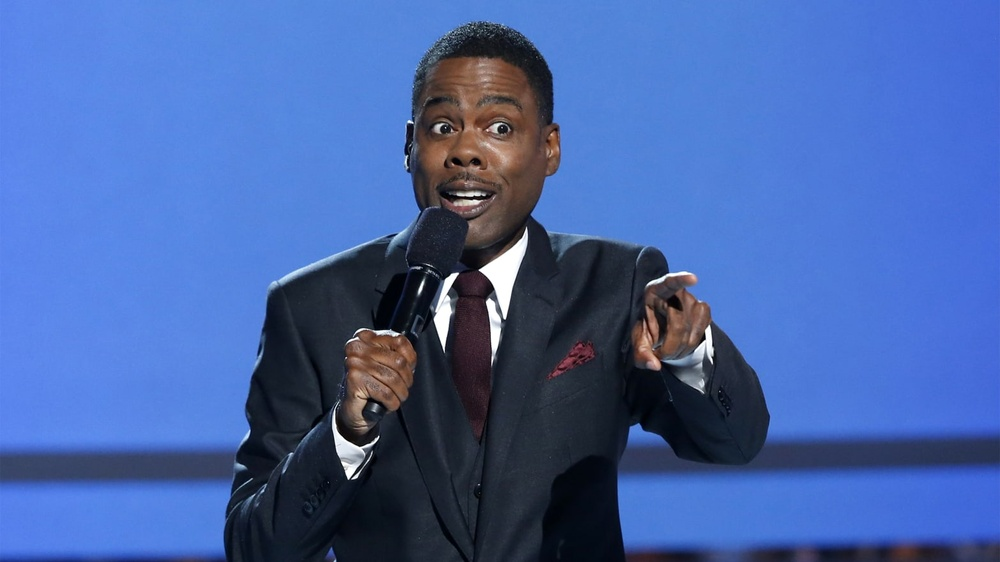
#> input picture source_code/data/skin_detection_color/150401-williams-chris-rock-tease_e5ok62.jpeg, 1000 x 562 px, shrunk from 1566 x 880 before the run; its folder holds only this picture in this run
$ python -i skin_detection_specific.py   (imports and definitions only)
#> lines starting #> are read from the running program, lines starting #| are printed output that depends on the picture; after the words box and inside, x2 and y2 are one past the last pixel; in counts of white or black regions, pixels touching at a corner belong together
#> further down, picture is the input picture: shape (562, 1000, 3); mean B, G, R 166.6, 100.3, 70
### source_code/modules/utils.py
## Imports ##
import cv2
from matplotlib import cm
from matplotlib import colors
import matplotlib.pyplot as plt
from mpl_toolkits.mplot3d import Axes3D
import numpy as np


## Functions ##


#  A function to load an RGB image and display it
#
#  @param path_to_image: The path to the image we want to load
#  @return the image encoded in RGB
# [16 lines left out: functions load_and_show_rgb_image, load_rgb_image, not called in this run]


#  A function to load a gray scale image
#
#  @param path_to_image: The path to the image we want to load
#  @return the image encoded in graysacle
def load_gray_image(path_to_image):
    img = cv2.imread(path_to_image, 0)
    return img


#  A function to display an RGB image
#
#  @param image_rgb : the image encoded in RGB that we want to display
def show_color(imageRGB):
    plt.imshow(imageRGB)
    plt.show()


#  A function to display a grayscale image
#
#  @param image_rgb : the image encoded in RGB that we want to display
def show_gray(image_gray):
    plt.imshow(image_gray, cmap='gray')
    plt.show()


#  A fonction to convert an image from RGB to HSV

#  @param imageRGB : the image encoded in RGB that we want to convert
#  @returns the image encoded in HSV
def get_HSV_image(imageRGB):
    return cv2.cvtColor(imageRGB, cv2.COLOR_RGB2HSV)


#  A fonction to convert an image from RGB to LAB

#  @param imageRGB : the image encoded in RGB that we want to convert
#  @returns the image encoded in LAB
def get_LAB_image(imageRGB):
    return cv2.cvtColor(imageRGB, cv2.COLOR_RGB2LAB)
#> returned value: shape (562, 1000, 3); mean of channels 0, 1, 2 123.9, 151.4, 155.6


#  A fonction to convert an image from RGB to YCrCb

#  @param imageRGB : the image encoded in RGB that we want to convert
#  @returns the image encoded in YCrCb
def get_YCC_image(imageRGB):
    return cv2.cvtColor(imageRGB, cv2.COLOR_RGB2YCrCb)


#  A fonction to plot the repartition of the pixels of the image in the RGB color space
#
#  @param imageRGB : the image we want to analyse encoded in RGB
# [99 lines left out: functions plot_RGB_color_space, plot_HSV_color_space, plot_LAB_color_space, plot_YCC_color_space, not called in this run]

### source_code/modules/skin_detection_specific.py
## Imports ##
import cv2
import numpy as np

from utils import get_LAB_image, get_YCC_image


## Functions ##

#  A function to enhance a mask before applying it by removing isolated points and filling the holes in a skin zone
#
#  @param mask : the mask to enhance (as a grayscale image)
#  @returns the enhanced mask
def enhance_mask(mask):
    # First we remove the very isolated pixels
    temp = remove_very_isolated_pixels(mask)

    # Then we fill the holes using the following kernel and the openCV closing function
    kernel_closing = np.ones((10, 10), np.uint8)
    closing = cv2.morphologyEx(temp, cv2.MORPH_CLOSE, kernel_closing)

    # Finally we remove the big groups of isolated pixels
    final = remove_isolated_group_of_pixels(closing)
    return final


#  A function to remove very isolated pixels from a mask
#
#  @params mask : the mask to process
#  @returns a mask where all very isolated pixels have been removed
def remove_very_isolated_pixels(mask):

    # We apply a blur to the mask to change the color of isolated points from white to grey
    mask_clean = cv2.blur(mask, (3, 3))

    # We apply a treshold to remove all grey points from the mask
    ret, mask_clean = cv2.threshold(mask_clean, 230, 255, cv2.THRESH_BINARY)

    return mask_clean


#  A function to remove group of isolated pixels from a mask
#
#  @params mask : the mask to process
#  @returns a mask where all group of isolated pixels have been removed
def remove_isolated_group_of_pixels(mask):

    # We apply a blur to the mask to change the color of globally isolated points from white to grey
    mask_clean = cv2.blur(mask, (10, 10))

    # We apply a treshold to remove certain grey points from the mask
    ret, mask_clean = cv2.threshold(mask_clean, 170, 255, cv2.THRESH_BINARY)

    return mask_clean


#  A function to detect skin pixels on a picture, being particularly suited to the counting on fingers use case
#
#  @param imageRGB : the image to analyse in RGB
#  @returns the image with only the pixels indetified as skin still visible
def skin_detection_specific(imageRGB):

    # We define the limits in LAB coordinate for our first mask, enhance it and finally apply it
    LAB_limit_inf = (50, 135, 130)
    LAB_limit_sup = (230, 175, 255)
    mask1 = cv2.inRange(get_LAB_image(imageRGB), LAB_limit_inf, LAB_limit_sup)
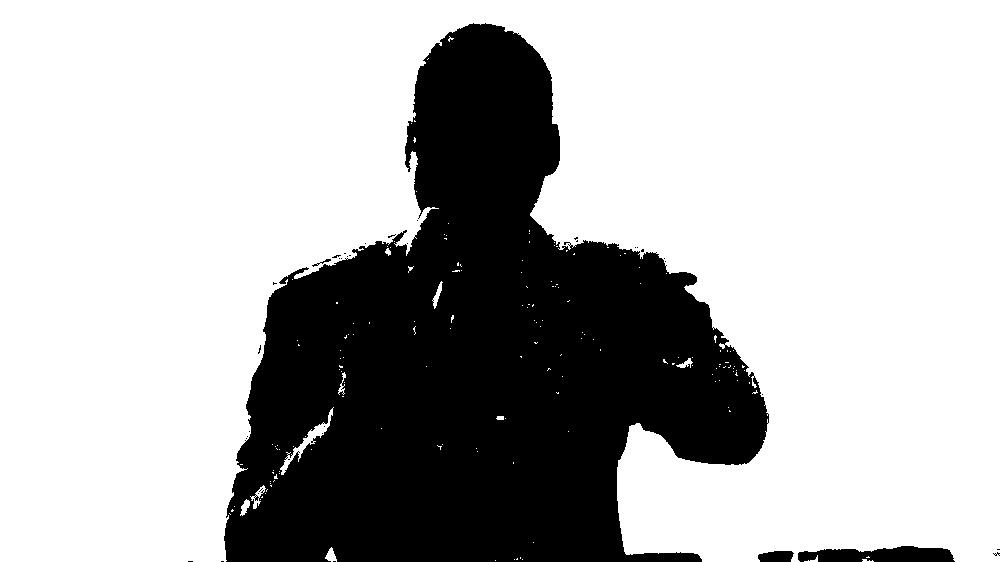
#> mask1: shape (562, 1000); 70.4% white; 37 black regions (33 under 20 px), largest, box (x1, y1, x2, y2) and area: (224, 23, 769, 562) 163874, (798, 546, 955, 562) 1915, (758, 551, 794, 562) 340, (312, 259, 331, 267) 36
    enhanced_mask1 = enhance_mask(mask1)
#> in remove_very_isolated_pixels, `ret, mask_clean = cv2.threshold(mask_clean, 230, 255, cv2.THRESH_BINARY)`: mask_clean: shape (562, 1000); 69.6% white; 7 black regions (2 under 20 px), largest, box (x1, y1, x2, y2) and area: (220, 22, 770, 562) 168161, (797, 545, 956, 562) 2176, (757, 550, 795, 562) 405, (992, 548, 1000, 557) 52, (257, 344, 262, 355) 40
#> in enhance_mask, `closing = cv2.morphologyEx(temp, cv2.MORPH_CLOSE, kernel_closing)`:
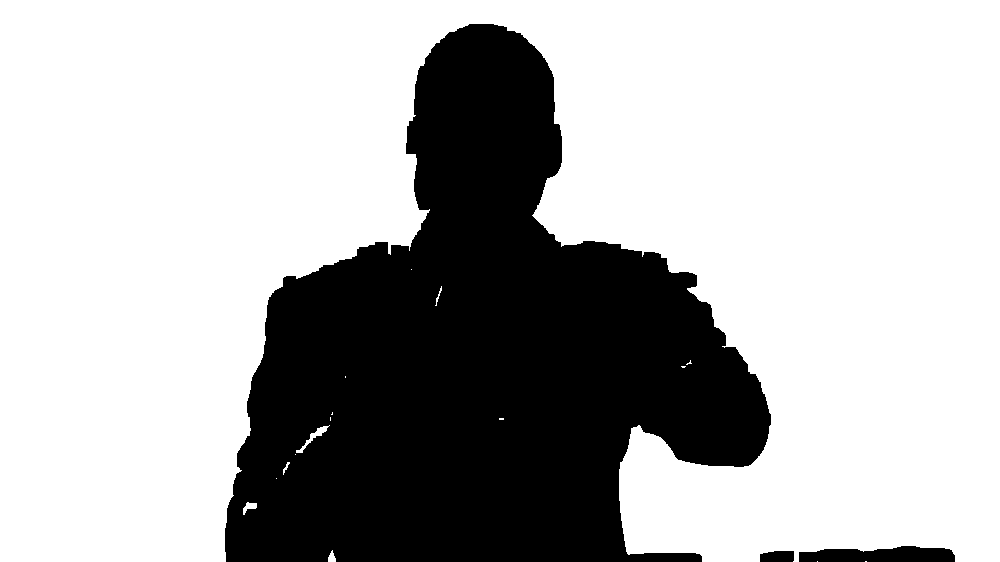
#> closing: shape (562, 1000); 70% white; 3 black regions, box (x1, y1, x2, y2) and area: (225, 24, 771, 562) 166498, (799, 546, 955, 562) 2001, (760, 551, 794, 562) 348
#> in remove_isolated_group_of_pixels, `ret, mask_clean = cv2.threshold(mask_clean, 170, 255, cv2.THRESH_BINARY)`: mask_clean: shape (562, 1000); 69.4% white; 2 black regions, box (x1, y1, x2, y2) and area: (224, 23, 773, 562) 169334, (759, 545, 957, 562) 2594
    result = cv2.bitwise_and(imageRGB, imageRGB, mask=enhanced_mask1)
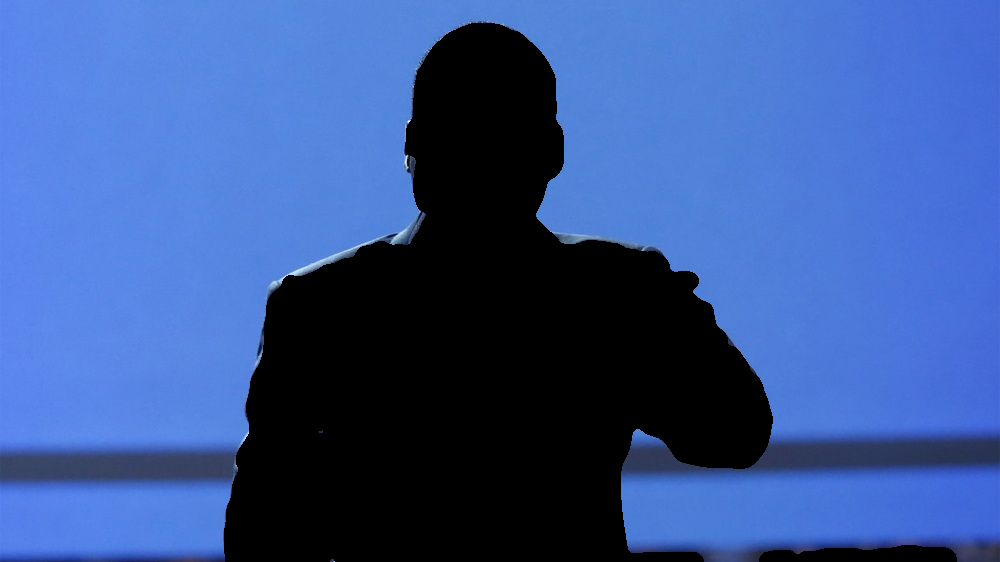
#> result: shape (562, 1000, 3); mean B, G, R 149.1, 85.5, 55.2

    # We define the limits in YCrCb coordinate for our second mask, enhance it and finally apply it
    YCC_limit_inf = (50, 135, 80)
    YCC_limit_sup = (230, 255, 255)
    mask2 = cv2.inRange(get_YCC_image(result), YCC_limit_inf, YCC_limit_sup)
#> in get_YCC_image, `return cv2.cvtColor(imageRGB, cv2.COLOR_RGB2YCrCb)`: returned value: shape (562, 1000, 3); mean of channels 0, 1, 2 101.1, 162.2, 102.2
#> mask2: shape (562, 1000); 69.4% white; 14 black regions (12 under 20 px), largest, box (x1, y1, x2, y2) and area: (217, 23, 773, 562) 169413, (756, 545, 957, 562) 2622
    enhanced_mask2 = enhance_mask(mask2)
#> in remove_very_isolated_pixels (call 2), `ret, mask_clean = cv2.threshold(mask_clean, 230, 255, cv2.THRESH_BINARY)`:
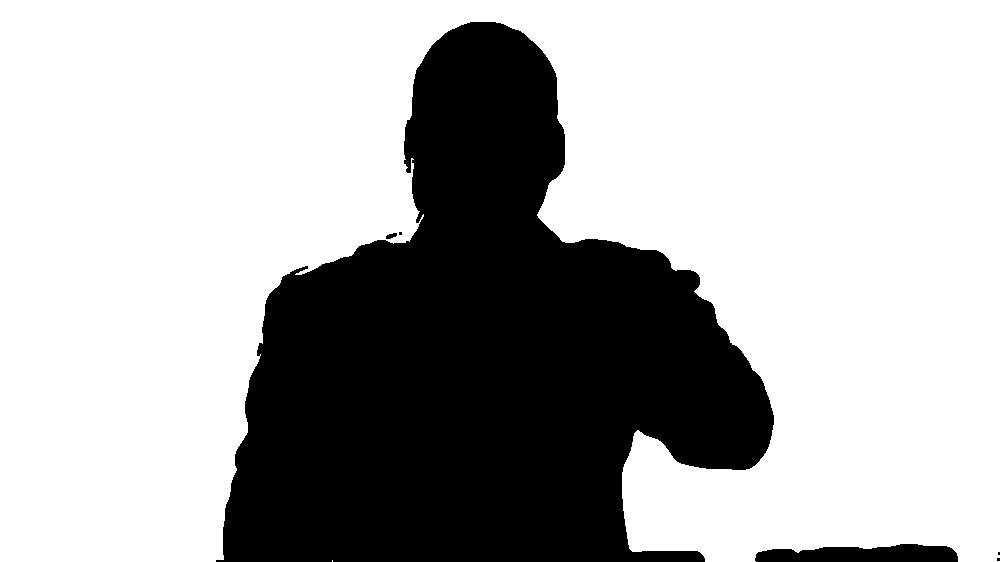
#> mask_clean: shape (562, 1000); 68.9% white; 6 black regions (3 under 20 px), largest, box (x1, y1, x2, y2) and area: (216, 22, 774, 562) 171752, (755, 544, 958, 562) 2872, (386, 233, 397, 239) 44
#> in enhance_mask (call 2), `closing = cv2.morphologyEx(temp, cv2.MORPH_CLOSE, kernel_closing)`:
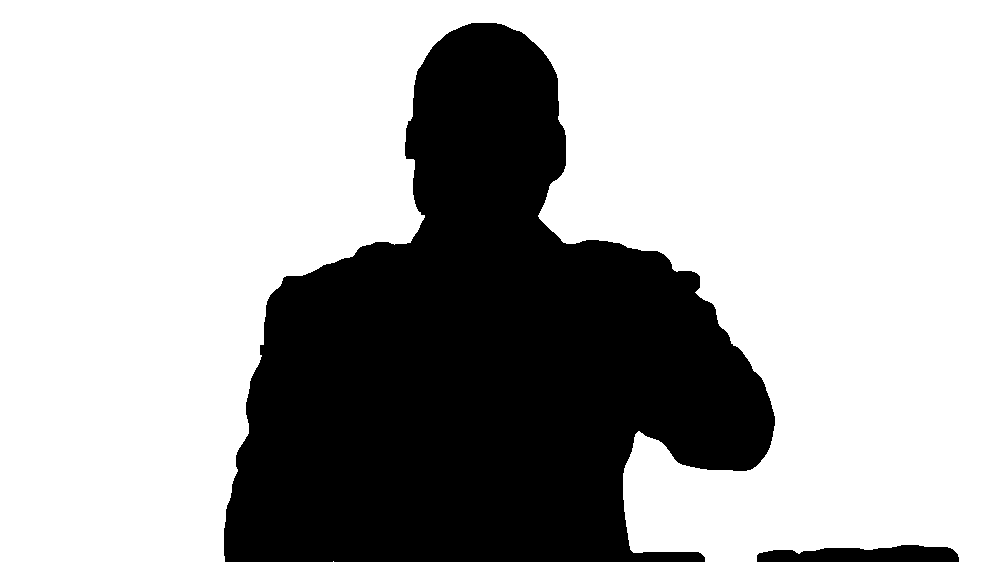
#> closing: shape (562, 1000); 69.1% white; 2 black regions, box (x1, y1, x2, y2) and area: (224, 23, 775, 562) 171017, (757, 545, 959, 562) 2667
#> in remove_isolated_group_of_pixels (call 2), `mask_clean = cv2.blur(mask, (10, 10))`:
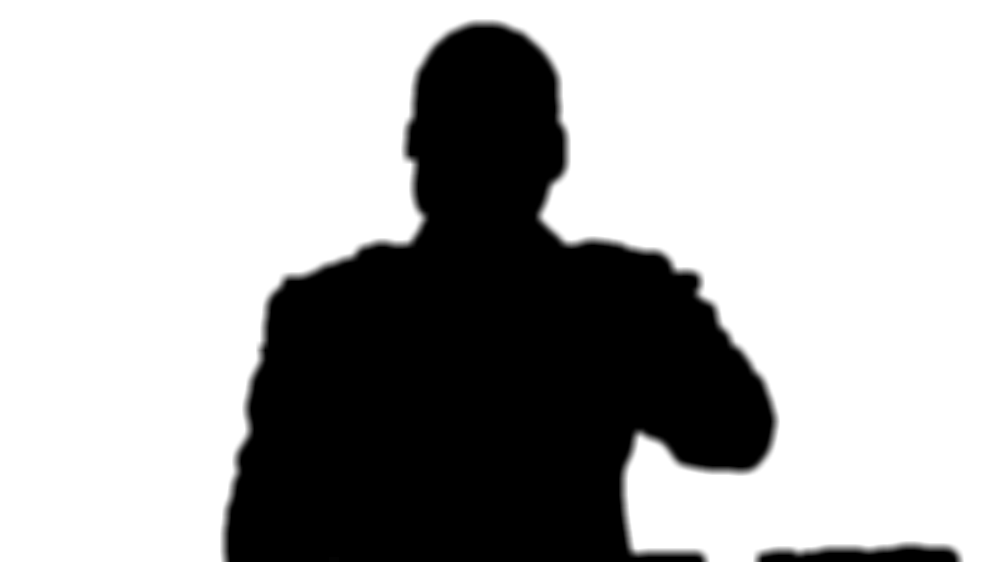
#> mask_clean: shape (562, 1000); min 0, max 255, mean 176.4
#> in remove_isolated_group_of_pixels (call 2), `ret, mask_clean = cv2.threshold(mask_clean, 170, 255, cv2.THRESH_BINARY)`:
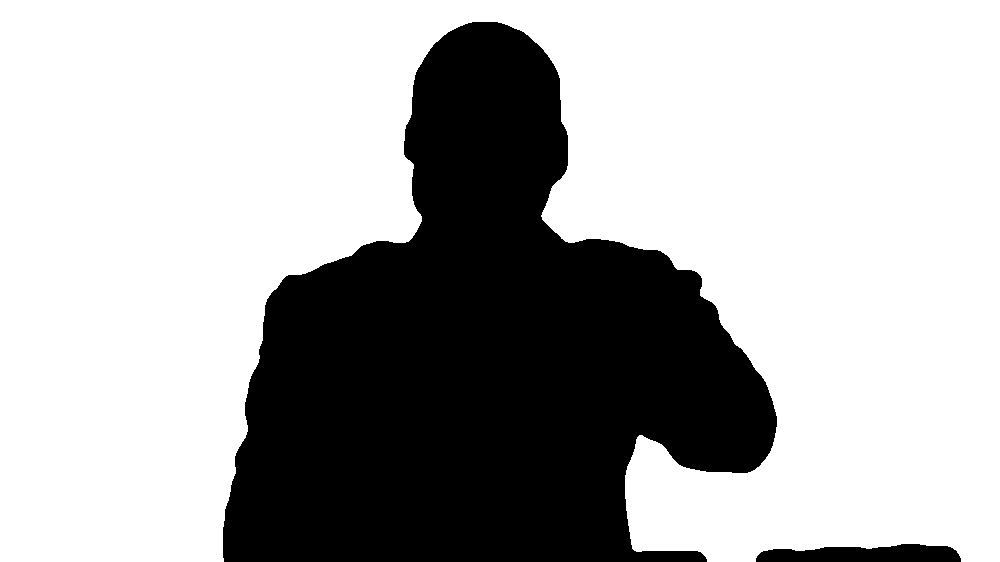
#> mask_clean: shape (562, 1000); 68.6% white; 2 black regions, box (x1, y1, x2, y2) and area: (223, 22, 777, 562) 173331, (756, 544, 961, 562) 2893
    final = cv2.bitwise_and(result, result, mask=enhanced_mask2)

    return final, enhanced_mask2

>>> import cv2
>>> picture = cv2.imread('../data/skin_detection_color/150401-williams-chris-rock-tease_e5ok62.jpeg')
>>> result = skin_detection_specific(picture)
